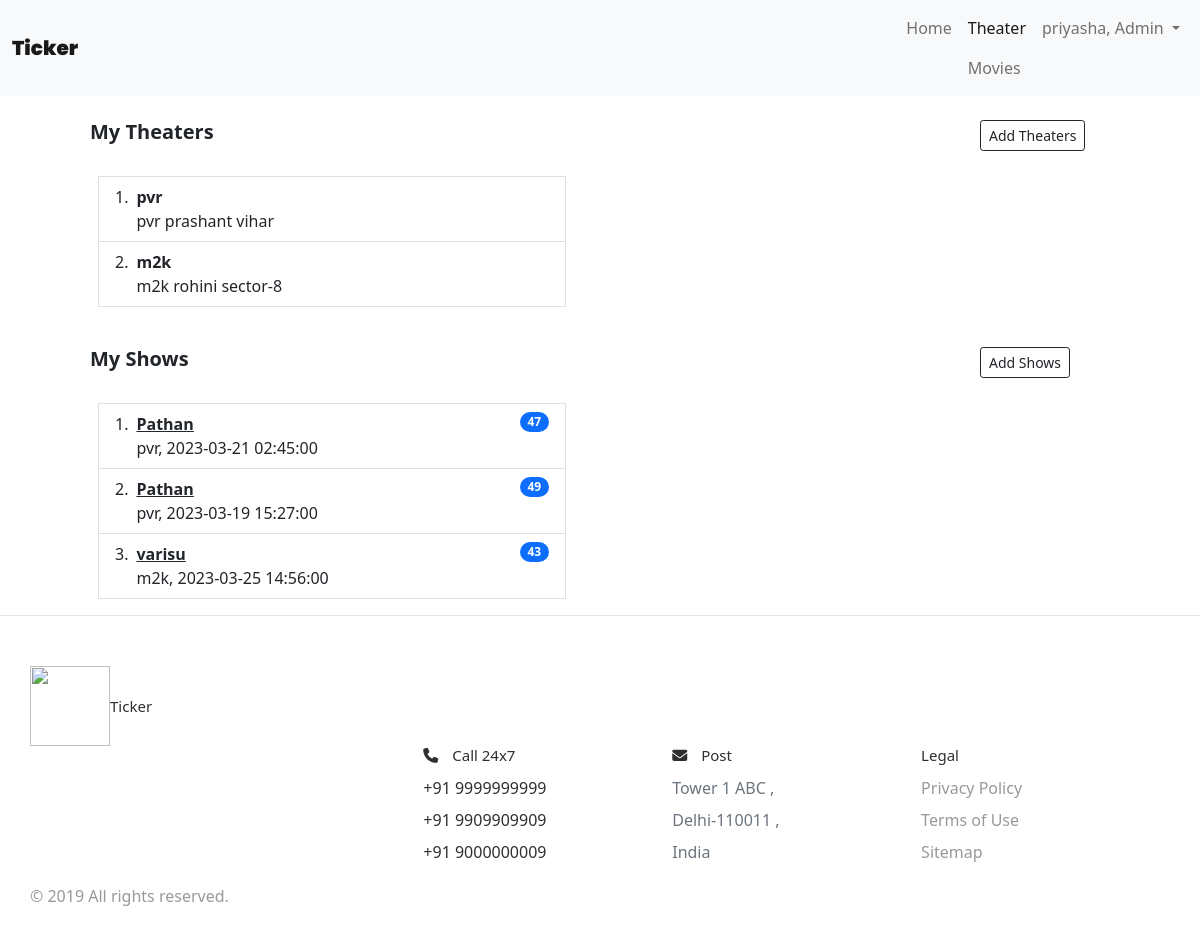
Screenshot of /my_theaters (signed in) with the database file from the repository.
### website/models.py (models this page shows)
class RegisteredUser(db.Model, UserMixin):
    id = db.Column(db.Integer, primary_key=True)
    email = db.Column(db.String(100), unique=True)
    pas = db.Column(db.String(100))
    name = db.Column(db.String(100))
    is_admin = db.Column(db.Boolean)
    theater = db.relationship('Theaters')
    movie = db.relationship('Movie')
    show = db.relationship('Show')
    booked_ti = db.relationship('Ticket')

class Theaters(db.Model):
    id = db.Column(db.Integer, primary_key=True)
    name = db.Column(db.String(100))
    address = db.Column(db.String(100))
    theater_admin_id = db.Column(db.Integer, db.ForeignKey('registered_user.id'))
    show = db.relationship('Show')
    booked_ti = db.relationship('Ticket')

class Show(db.Model):
    id = db.Column(db.Integer, primary_key=True)
    screened_m = db.Column(db.Integer, db.ForeignKey('movie.id'))
    t_in = db.Column(db.Integer, db.ForeignKey('theaters.id'))
    movie = db.Column(db.String(100))
    t = db.Column(db.String(100))
    address_t = db.Column(db.String(100))
    datetime = db.Column(db.DateTime(timezone=True), default=func.now())
    t_admin_id = db.Column(db.Integer, db.ForeignKey('registered_user.id'))
    available_seats = db.Column(db.Integer)
    cost = db.Column(db.Integer)
    booked_ti = db.relationship('Ticket')

### website/views.py (the view)
@view.route('/my_theaters')
@login_required
def my_theaters():
    if current_user.is_admin:
        movie = Movie.query.all()
        return render_template('my_theaters.html', user=current_user, movies=movie)
    return redirect(url_for('views.home'))

### website/__init__.py (called while the page is built)
def create_app():
    app = Flask(__name__)
    app.config['SECRET_KEY'] = 'hjshjhdjah kjshkjdhjs'
    app.config['SQLALCHEMY_DATABASE_URI'] = 'sqlite:///' + DB_NAME
    db.init_app(app)
    from .views import view
    from .auth import auth
    app.register_blueprint(view, url_prefix='/')
    app.register_blueprint(auth, url_prefix='/')
    from .models import RegisteredUser, Theaters, Movie, Show
    create_database(app)
    login_manager = LoginManager()
    login_manager.login_view = 'auth.login'
    login_manager.init_app(app)
    @login_manager.user_loader
    def load_user(id):
        return RegisteredUser.query.get(int(id))
    return app

### website/templates/my_theaters.html (shortened to what this page needs)
{% extends "base.html" %}
{% block content %}
<nav class="navbar navbar-expand-lg navbar-light bg-light">
  <div class="container-fluid">
    <a class="navbar-brand" style="font-weight: 1000; font-family: 'Poppins', sans-serif" href="#">Ticker</a>
    <div class="collapse navbar-collapse d-md-flex justify-content-md-end" id="navbarNavDropdown">
      <ul class="navbar-nav navbar-nav mr-auto">
        <li class="nav-item">
          <a class="nav-link" aria-current="page" href="/">Home</a>
        </li>
        {% if user.is_authenticated %}
        <li class="nav-item">
          {% if user.is_admin %}
            <a class="nav-link active" href="/my_theaters">Theater</a>
            <a class="nav-link" href="/movies">Movies</a>
        </li>
        {% else %}
        <a class="nav-link" href="/my_tickets">My Tickets</a>
        {% endif %}
        {% endif %}
        {% if user.is_authenticated %}
        <li class="nav-item dropdown">
          <a class="nav-link dropdown-toggle" href="#" id="navbarDropdown" role="button" data-bs-toggle="dropdown" aria-expanded="false">
            {% if user.is_admin %}
              {{ user.name }}, Admin
            {% else %}
              {{ user.name }}
            {% endif %}
          </a>
        </li>
        {% else %}
        <li class="nav-item justify-content-end">
          <a class="nav-link" href="/login">Login</a>
        </li>
        {% endif %}
      </ul>
    </div>
  </div>
</nav>
<div class="container">
  <div class="row">
    <div class="col">
      <div class="container-fluid pt-4 ps-5">
        <div class="row">
            <div class="col-10">
                <h5 class="fw-bold">My Theaters</h5>
            </div>
            <div class="col-2"><a href="/add_theaters" class="btn btn-outline-dark btn-sm">Add Theaters</a></div>
        </div>
    </div>
    <div class="container-fluid align-self-center" style="width: 100%;">
        <ol class="list-group-fluid list-group-numbered align-middle pt-4" style="width:500px;align-content:center">
            {% for theater in user.theater %}
            <li class="list-group-item d-flex justify-content-between align-items-start">
                <div class="ms-2 me-auto">
                  <div class="fw-bold">{{ theater.name }}</div>
                  {{ theater.address }}
                </div>
              </li>
            {% endfor %}
          </ol>
    </div>
    </div>
    <div class="col">
      <div class="container-fluid pt-4 ps-5">
        <div class="row">
            <div class="col-10">
                <h5 class="fw-bold">My Shows</h5>
            </div>
            <div class="col-2"><a href="/add_shows" class="btn btn-outline-dark btn-sm">Add Shows</a></div>
        </div>
    </div>
    <div class="container-fluid align-self-center" style="width: 100%;">
        <ol class="list-group-fluid list-group-numbered align-middle pt-4" style="width:500px;align-content:center">
            {% for show in user.show %}
            <li class="list-group-item d-flex justify-content-between align-items-start">
                <div class="ms-2 me-auto">
                  <div class="fw-bold"><a href="/show_tickets/{{ show.id }}" class="link-dark">{{ show.movie }}</a></div>
                    {{ show.t }}, {{ show.datetime }}
                </div>
                <span class="badge bg-primary rounded-pill">{{show.available_seats}}</span>
              </li>
            {% endfor %}
          </ol>
    </div>
    </div>
  </div>
</div>
{% endblock %}

### website/templates/base.html (shortened to what this page needs)
<!DOCTYPE html>
<html lang="en">
<head>
    <link rel="stylesheet" href="../static/styles.css">
    <link href="https://cdn.jsdelivr.net/npm/bootstrap@5.0.0-beta3/dist/css/bootstrap.min.css" rel="stylesheet">
</head>
<body>
    {% block content %} {% endblock %}
 <footer class="footer">
  <div class="footer__addr">
    <h1 class="footer__logo"><h2 class="logo-text"><img class="logo footer_logo" src="output-onlinepngtools.png">Ticker</h2></h1>
  </div>
  <ul class="footer__nav">
    <li class="nav__item">
      <h2 class="nav__title"><i class="fa-solid fa-phone"></i>  Call 24x7</h2>
      <ul class="nav__ul">
        <li><a>+91 9999999999</a></li>
        <li><a>+91 9909909909</a></li>
        <li><a>+91 9000000009</a></li>
      </ul>
    </li>
    <li class="nav__item nav__item--extra">
      <h2 class="nav__title"><i class="fa-solid fa-envelope"></i> Post</h2>
      <a class="text-muted">Tower 1 ABC ,<br> Delhi-110011 ,<br> India</a>
    </li>
    <li class="nav__item">
      <h2 class="nav__title">Legal</h2>
      <ul class="nav__ul">
        <li>
          <a href="#">Privacy Policy</a>
        </li>
        <li>
          <a href="#">Terms of Use</a>
        </li>
        <li>
          <a href="#">Sitemap</a>
        </li>
      </ul>
    </li>
  </ul>
  <div class="legal">
    <p>&copy; 2019  All rights reserved.</p>
  </div>
</footer>
</body>
</html>

### website/static/styles.css (style rules this page uses)
*, *::before, *::after { margin: 0; padding: 0; outline: 0; box-sizing: border-box; text-decoration: none; list-style: none; border: none; }
body { font-family: 'Poppins', sans-serif; color: #322f2f; background-color: #ffffff; overflow-x: hidden; background-color: hsl(252, 30%, 95%); }
.container { width: 80%; margin: 0 auto; }
nav { width: 100%; background-color: #fff; padding: 0.7rem 0; position: fixed; top: 0; z-index: 10; }
.logo { height: 3rem; width: 3rem; }
.logo-text { display: flex; align-items: center; }
*, *:before, *:after { box-sizing: border-box; }
.footer_logo { height: 5rem; width: 5rem; }
html { font-size: 100%; }
body { font-family: acumin-pro, system-ui, sans-serif; margin: 0; display: grid; grid-template-rows: auto 1fr auto; font-size: 14px; background-color: #f4f4f4; align-items: start; min-height: 100vh; }
.footer { display: flex; flex-flow: row wrap; padding: 30px 30px 20px 30px; color: #2f2f2f; background-color: #fff; border-top: 1px solid #e5e5e5; }
.footer > * { flex: 1 100%; }
.footer__addr { margin-right: 1.25em; margin-bottom: 2em; }
.footer__logo { font-family: 'Pacifico', cursive; font-weight: 400; text-transform: lowercase; font-size: 1.5rem; }
.footer__addr h2 { margin-top: 1.3em; font-size: 15px; font-weight: 400; }
.nav__title { font-weight: 400; font-size: 15px; margin-top: 100px; }
.fa-solid { margin-right: 10px; }
.footer ul { list-style: none; padding-left: 0; }
.footer li { line-height: 2em; }
.footer a { text-decoration: none; }
.footer__nav { display: flex; flex-flow: row wrap; }
.footer__nav > * { flex: 1 50%; margin-right: 1.25em; }
.nav__ul a { color: #999; }
.legal { display: flex; flex-wrap: wrap; color: #999; }
@media screen and (min-width: 40.375em) { .footer__nav > * { flex: 1; } }
@media screen and (min-width: 40.375em) { .nav__item--extra { flex-grow: 2; } }
@media screen and (min-width: 40.375em) { .nav__item { flex-grow: 2; } }
@media screen and (min-width: 40.375em) { .footer__addr { flex: 1 0px; } }
@media screen and (min-width: 40.375em) { .footer__nav { flex: 2 0px; } }

### rows the page displays
RegisteredUser: name "priyasha"
Theaters: name "pvr", address "pvr prashant vihar"
Theaters: name "m2k", address "m2k rohini sector-8"
Show: movie "Pathan", t "pvr", datetime "2023-03-21 02:45:00", available_seats "47"
Show: movie "Pathan", t "pvr", datetime "2023-03-19 15:27:00", available_seats "49"
Show: movie "varisu", t "m2k", datetime "2023-03-25 14:56:00", available_seats "43"
